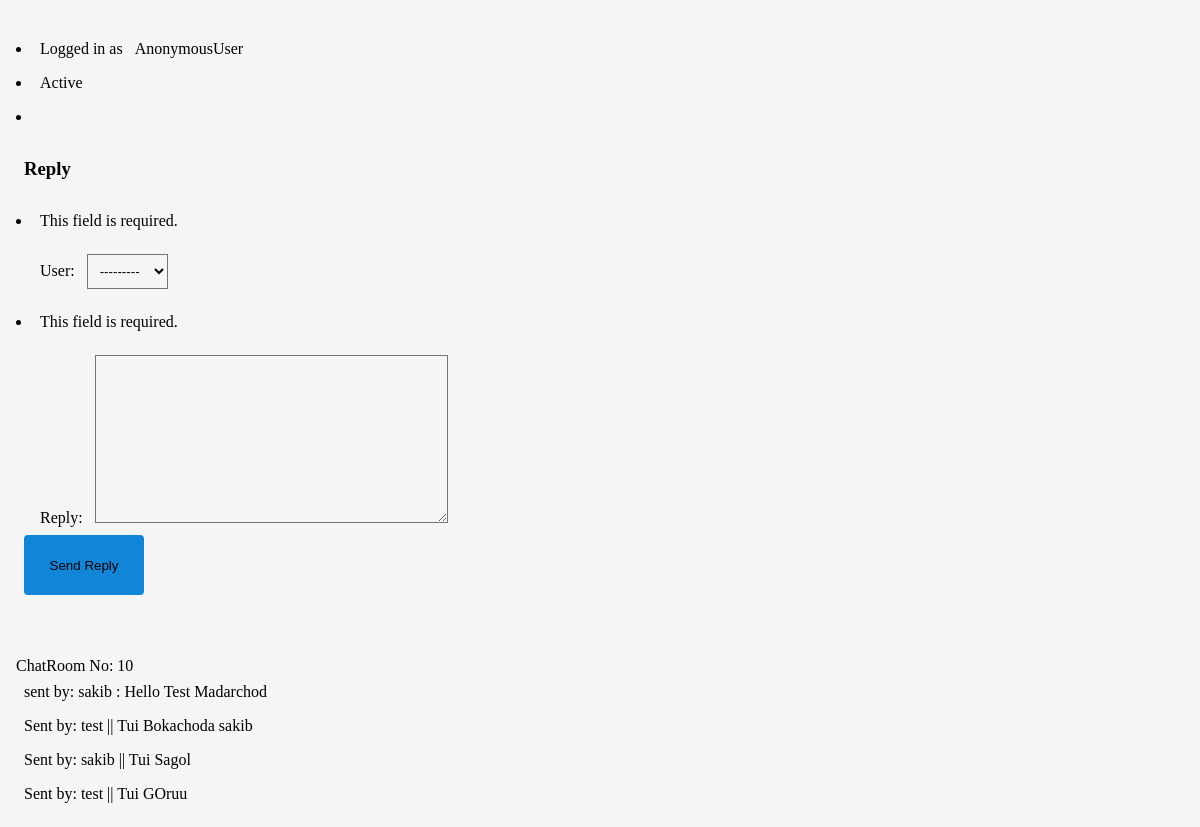
Before: /chat/1 with the older database file.
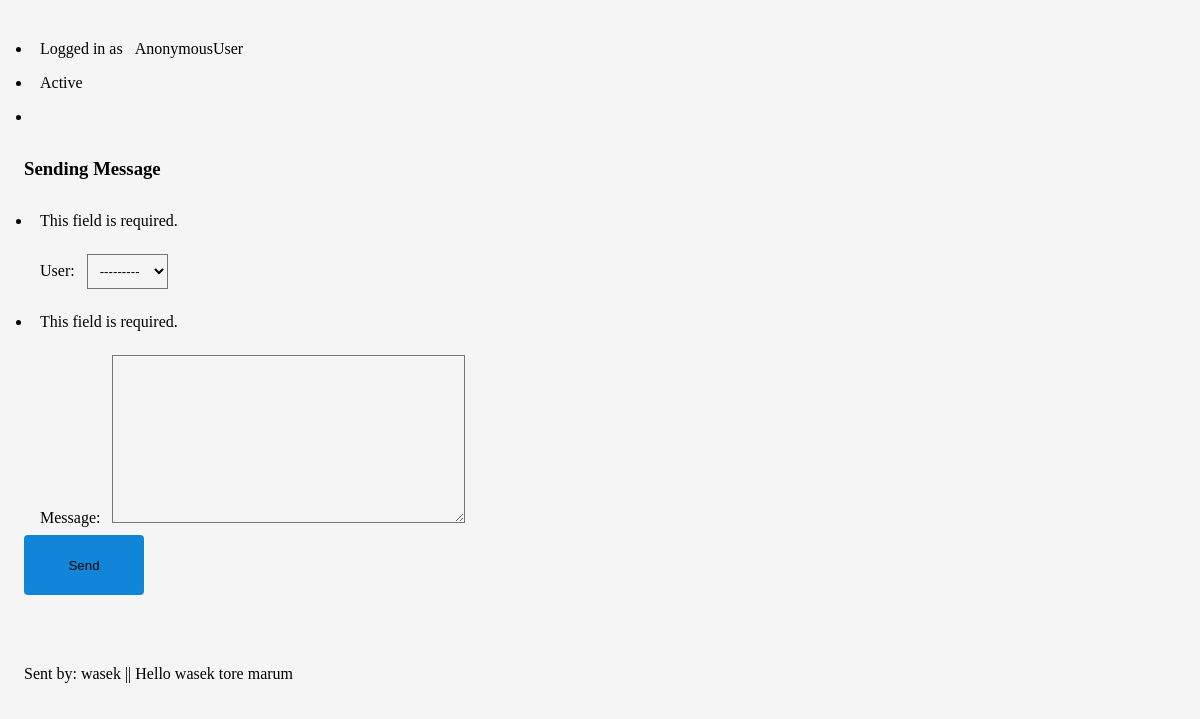
After: the same page with the newer database file.
### Main/models.py (models this page shows, shortened)
class ChatRoom(models.Model):
    user = models.ForeignKey(User, on_delete=models.CASCADE)
    message = models.TextField()

class ReplyModel(models.Model):
    user = models.ForeignKey(User, on_delete=models.CASCADE)
    reply = models.TextField()

### Main/views.py (the view)
# urls.py: path('chat/<int:id>', views.chat_with_user, name="chat"),
def chat_with_user(request, id):
    user = User.objects.get(pk=id)
    msg_form = MessageForm(request.POST)
    if request.method == 'POST':
        if msg_form.is_valid():
            msg_form.save()
            return redirect('/')
    reply_form = ReplyForm(request.POST)
    if request.method == 'POST':
        if reply_form.is_valid():
            reply_form.save()
            return redirect('/')
    msgs = ChatRoom.objects.filter(Q(user=user) | Q(user=user))
    replies = ReplyModel.objects.all()
    args = {
        'user': user,
        'msg_form': msg_form,
        'msgs': msgs,
        'reply_form': reply_form,
        'replies': replies,
    }
    return render(request, 'chat.html', args)

### Main/forms.py
class MessageForm(forms.ModelForm):
    class Meta:
        model = ChatRoom
        fields = '__all__'

class ReplyForm(forms.ModelForm):
    class Meta:
        model = ReplyModel
        fields = '__all__'

### Main/templates/chat.html (shortened to what this page needs)
<!DOCTYPE html>
<html>
    <head>
        <link rel="stylesheet" href="">
    </head>
    <body>
        <div class="container__active">
            <ul>
                <li>Logged in as <span>{{ request.user }}</span></li>
                <li>Active</li>
                <li></li>
            </ul>
        </div>
        {% if not msgs %}
        <h3>Sending Message</h3>
        <form action="" method="POST">
            {{ msg_form.as_p }}
            <button type="submit" class="submit__button">Send</button>
        </form>
        {% else %}
        <h3>Reply</h3>
            <form action="" method="POST">
                    {{ reply_form.as_p }}
                    <button type="submit" class="submit__button">Send Reply</button>
            </form>
        {% endif %}
        <br>
        <br>
        <br>
        {% for msg in msgs %}
        ChatRoom No: {{ msg.id }}
        <div class="conversation">
            sent by: {{ msg.user }} : {{ msg.message }}
        </div>
        {% endfor %}
        {% if not reply %}
            {% for rep in replies %}
            <div class="reply__conversation">
                Sent by: {{ rep.user }} || {{ rep.reply }}</br>
            </div>
            {% endfor %}
        {% else %}
            No Reply Given Reply Now
        {% endif %}
    </body>
</html>

### Main/templates/chat.html (style rules this page uses)
* { background: #f5f5f5; margin: auto; padding: 8px; }
.submit__button { height: 60px; width: 120px; background: #1186d9; border: none; border-radius: 4px; cursor: pointer; transition: 0.2s; }

Changed rows visible on the page:
removed ChatRoom: id "10", user "sakib", message "Hello Test Madarchod"
removed ReplyModel: user "test", reply "Tui Bokachoda sakib"
removed ReplyModel: user "sakib", reply "Tui Sagol"
removed ReplyModel: user "test", reply "Tui GOruu"
added ReplyModel: user "wasek", reply "Hello wasek tore marum"
Other visible differences:
form field user: (not shown) → "---------"
form field user: "---------" → (not shown)
text no longer shown: "Reply This field is required. User: This field is required. Reply: Send Reply"
text now shown: "Sending Message This field is required. User: This field is required. Message: Send"
